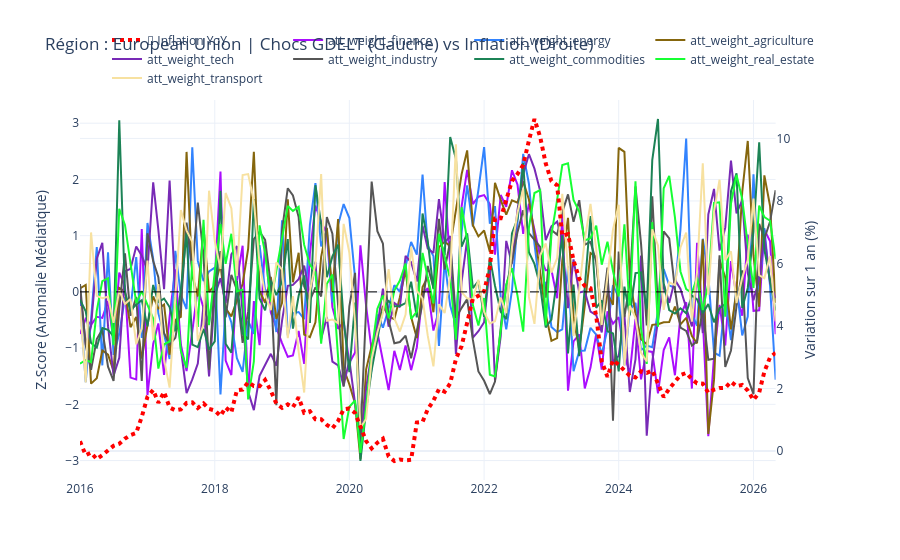

The code cell stored with this chart in its notebook:
### Markdown cell above
### Viz

### Code cell
region = "European Union"
type_gdelt_indicator = "att_weight"
sectors = ["finance", "energy", "agriculture", "tech", "industry", "commodities", "real_estate", "transport"]  # Liste des secteurs à comparer

df_align, z_cols, m_col = load_and_align_multi(
    df_geo=df_geo, 
    region_key=region, 
    type_gdelt=type_gdelt_indicator, 
    sectors=sectors 
)

# Le graphique affichera l'énergie globale + le pétrole, le nucléaire, etc.
plot_macro_vs_multi_gdelt(df_align, region, z_cols, m_col, macro_name="Inflation")

# La matrice détaillera les corrélations de chaque sous-catégorie
display(compute_multi_lagged_correlations(df_align, z_cols, m_col, max_lag=6))
